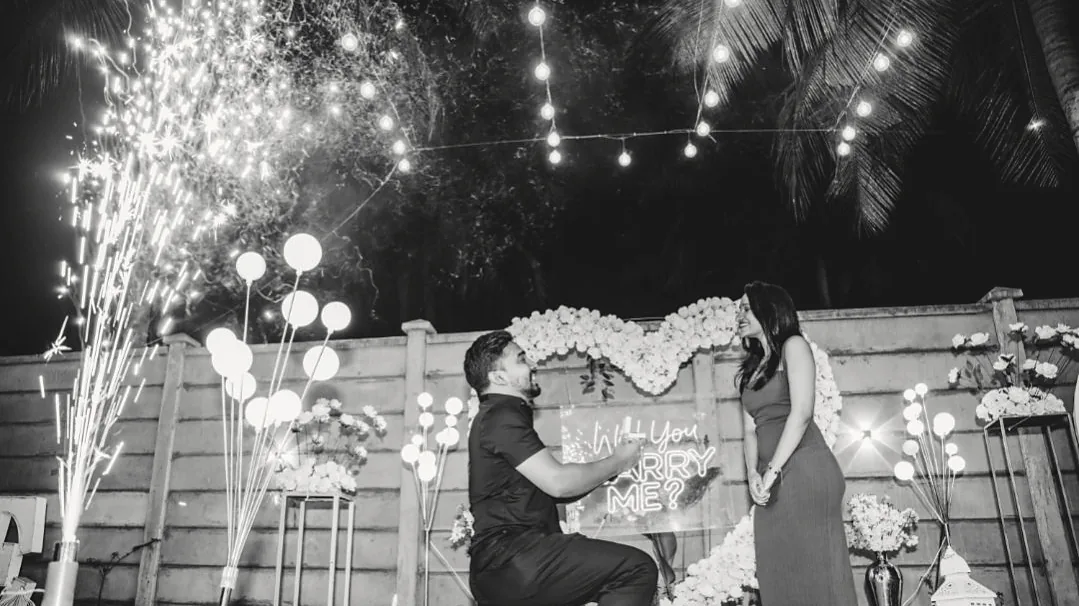
#> input picture assets/photo/band.webp, 1079 x 606 px
$ python -i doodle.py   (imports and definitions only)
#> lines starting #> are read from the running program, lines starting #| are printed output that depends on the picture
"""
Doodles: ballpoint lines and marker fills on a notebook page, animated the
way hand-drawn animation is -- every frame is redrawn, so every line
wobbles a little ("line boil").

Coordinates are normalised: (0,0) top-left, (1,1) bottom-right of a square
page. Drawing happens at SS x the output size and is shrunk at the end,
which is what makes the ink soft-edged rather than pixel-hard.
"""

import math
import os
import zlib

import numpy as np
from PIL import Image, ImageDraw, ImageFilter, ImageFont

FONTS = os.path.join(os.path.dirname(__file__), "..", "fonts")

INK = (38, 52, 128)          # blue ballpoint
DARK = (28, 28, 40)          # black marker
RED = (205, 40, 38)
TEAL = (31, 217, 199)        # placeholder for Brainback's colour
SKIN = (196, 140, 104)
SHIRT = (150, 190, 235)
PINK = (240, 140, 150)


def _seed(*parts):
    return zlib.crc32(repr(parts).encode()) & 0xFFFFFFFF


# -------------------------------------------------------------- shapes ----

# [29 lines left out: functions ellipse, smooth, rrect, not called in this run]


# ---------------------------------------------------------------- page ----

class Page:
    def __init__(self, paper_png, size=1080, ss=2, frame=0):
#> called with paper_png = '../../assets/photo/band.webp', size = 1080, ss = 2, frame = 0
        self.size, self.ss, self.S = size, ss, size * ss
        # pen widths, wobble and blur were designed at 1080 output; scale them
        # with the output so a 4K render is the same drawing, only sharper
        self.u = ss * size / 1080
        bg = Image.open(paper_png).convert("RGB")
#> bg is the input picture: PIL image 1079x606 RGB; mean R, G, B 111.1, 111.2, 110
        side = min(bg.size)
#> side = 606
        bg = bg.crop((0, 0, side, side)).resize((self.S, self.S),
                                               Image.BICUBIC)
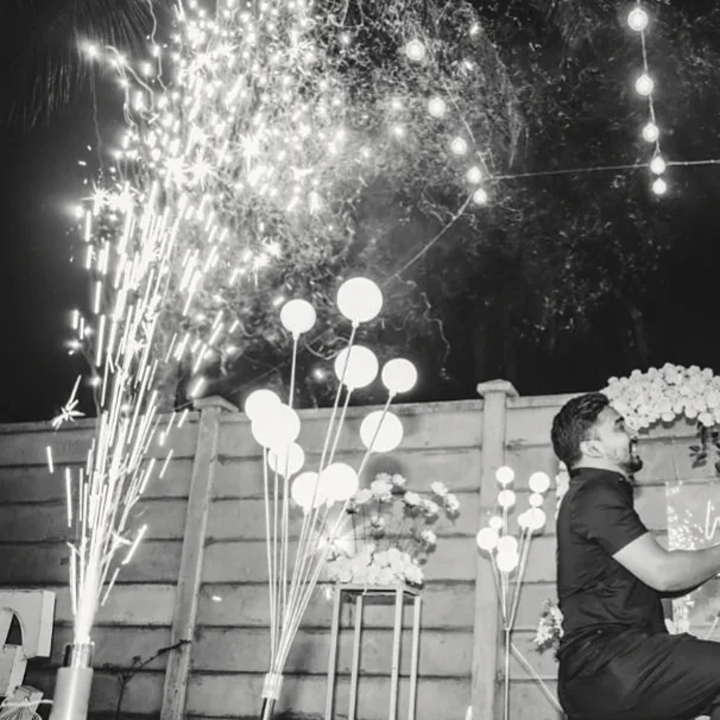
#> bg: PIL image 2160x2160 RGB (shown at 1/3 size); mean R, G, B 123.7, 123.7, 122.3
        self.base = np.asarray(bg, np.float32) / 255
        self.ink = Image.new("RGBA", (self.S, self.S), (0, 0, 0, 0))
#> self.ink: PIL image 2160x2160 RGBA; every value is 0
        self.draw = ImageDraw.Draw(self.ink)
        self.frame = frame
        self.tf = [(0.0, 0.0, 1.0)]     # (ox, oy, scale), composed
        self.clip = None                # pixel rect, while clipping
        self._clips = []

    # ---------------------------------------------------- transforms ----
    # [9 lines left out: functions push, push_rect, not called in this run]

    def pop(self):
        self.tf.pop()

    @property
    def scale(self):
        return self.tf[-1][2]

    # [13 lines left out: function begin_clip, not called in this run]

    def end_clip(self):
#> (the run stopped early here; a loop or call above may not have finished)

$ run again, on assets/photo/hero-wide.webp
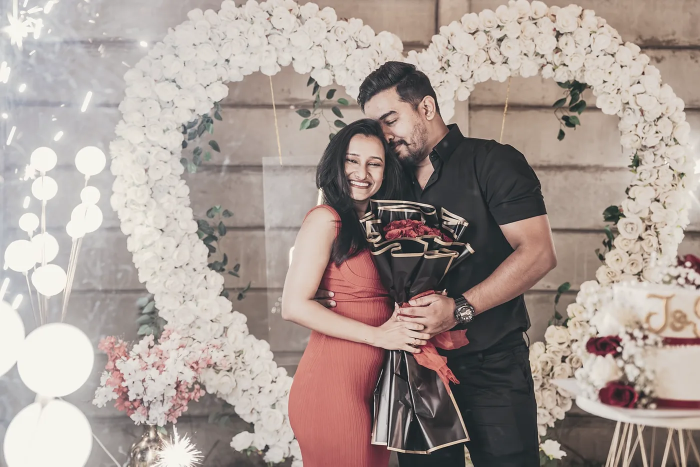
#> input picture assets/photo/hero-wide.webp, 1400 x 933 px (shown at 1/2 size)
#> in __init__, bg is the input picture: PIL image 1400x933 RGB; mean R, G, B 168.7, 155.4, 149.2
#> in __init__, `bg = bg.crop((0, 0, side, side)).resize((self.S, self.S), Image.BICUBIC)`:
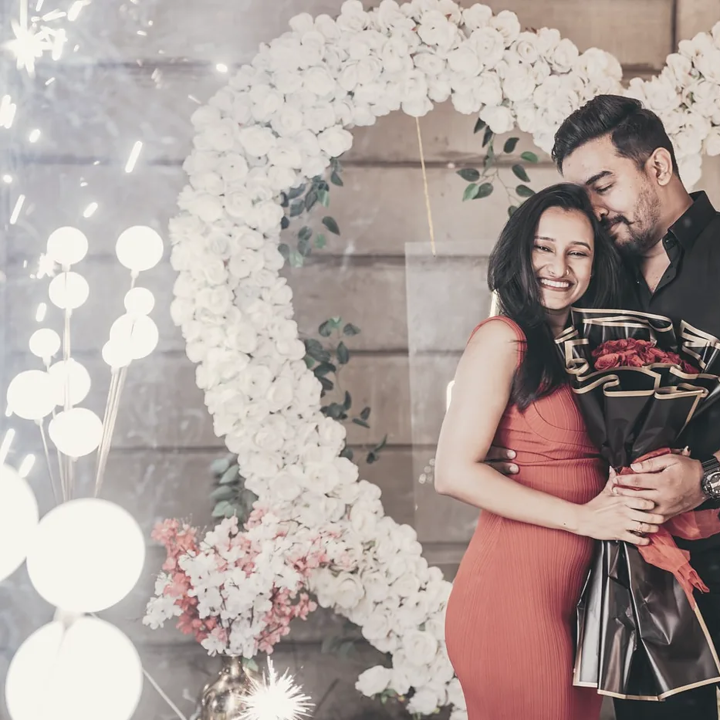
#> bg: PIL image 2160x2160 RGB (shown at 1/3 size); mean R, G, B 175.8, 162.6, 158
#> self.ink: PIL image 2160x2160 RGBA; every value is 0

$ run again, on assets/photo/hero.webp
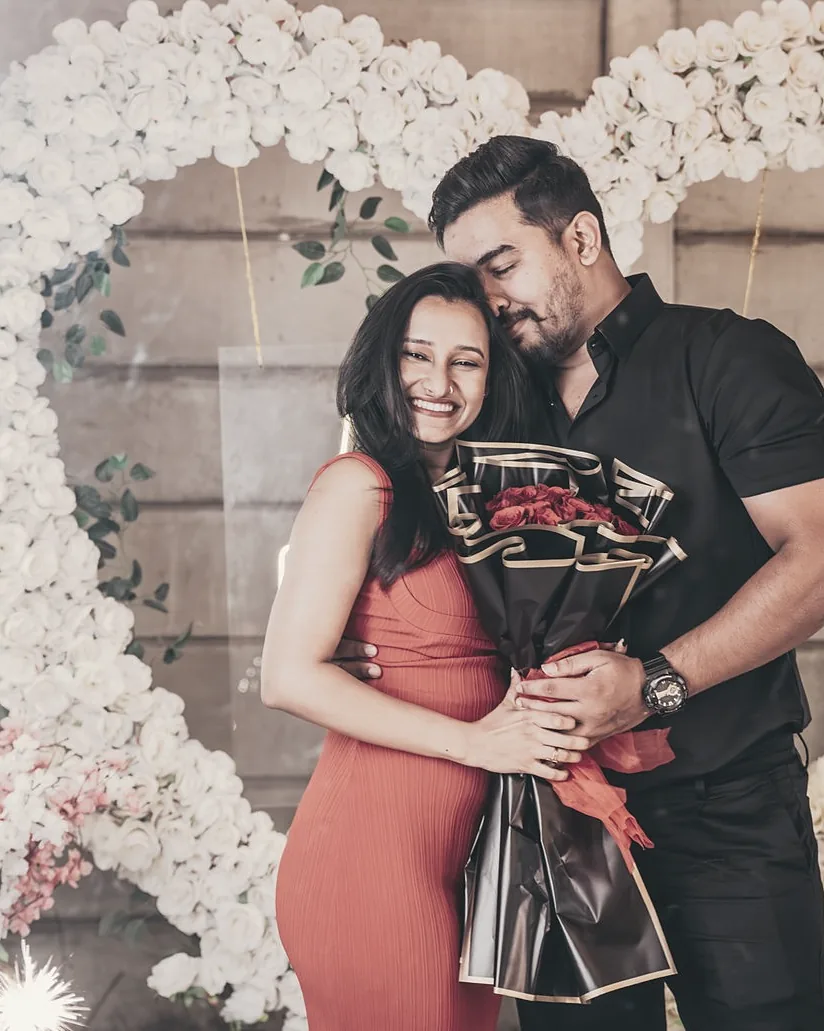
#> input picture assets/photo/hero.webp, 824 x 1031 px
#> in __init__, bg is the input picture: PIL image 824x1031 RGB; mean R, G, B 150.6, 134.1, 128.7
#> in __init__, `bg = bg.crop((0, 0, side, side)).resize((self.S, self.S), Image.BICUBIC)`:
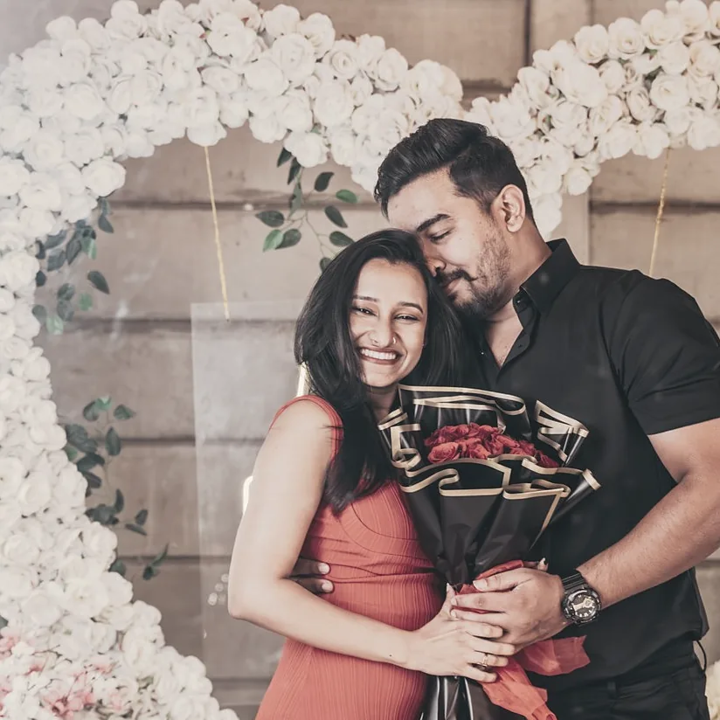
#> bg: PIL image 2160x2160 RGB (shown at 1/3 size); mean R, G, B 155.9, 140.6, 134.3
#> self.ink: PIL image 2160x2160 RGBA; every value is 0

$ run again, on assets/photo/letter.webp
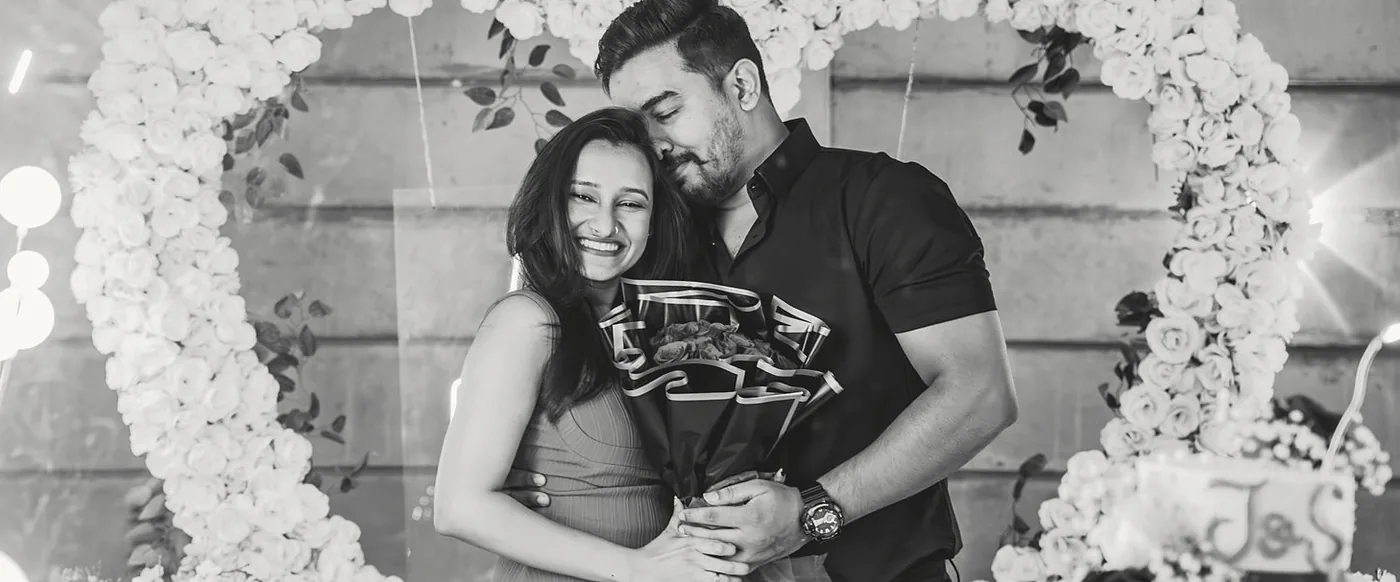
#> input picture assets/photo/letter.webp, 1400 x 582 px
#> in __init__, bg is the input picture: PIL image 1400x582 RGB; mean R, G, B 152.4, 152.2, 150.4
#> in __init__, `bg = bg.crop((0, 0, side, side)).resize((self.S, self.S), Image.BICUBIC)`:
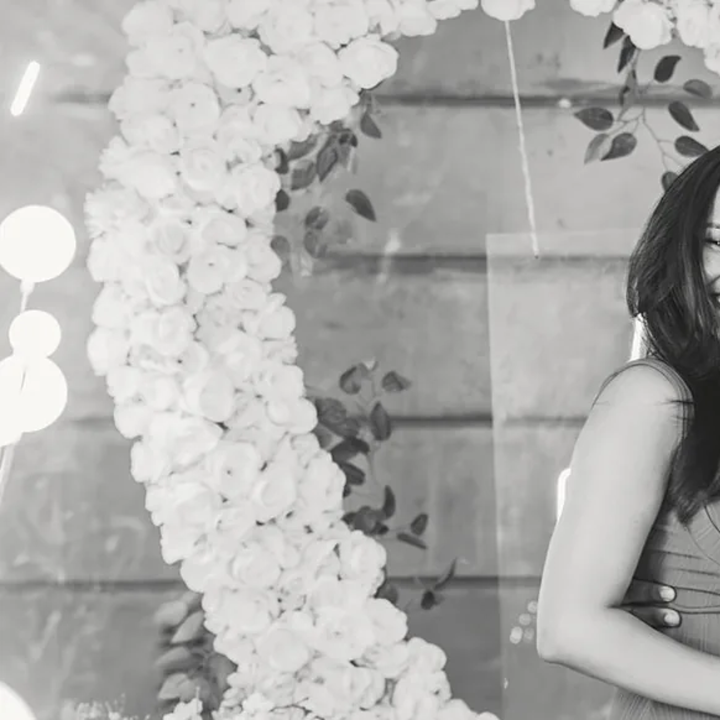
#> bg: PIL image 2160x2160 RGB (shown at 1/3 size); mean R, G, B 175.2, 174.8, 172.9
#> self.ink: PIL image 2160x2160 RGBA; every value is 0
